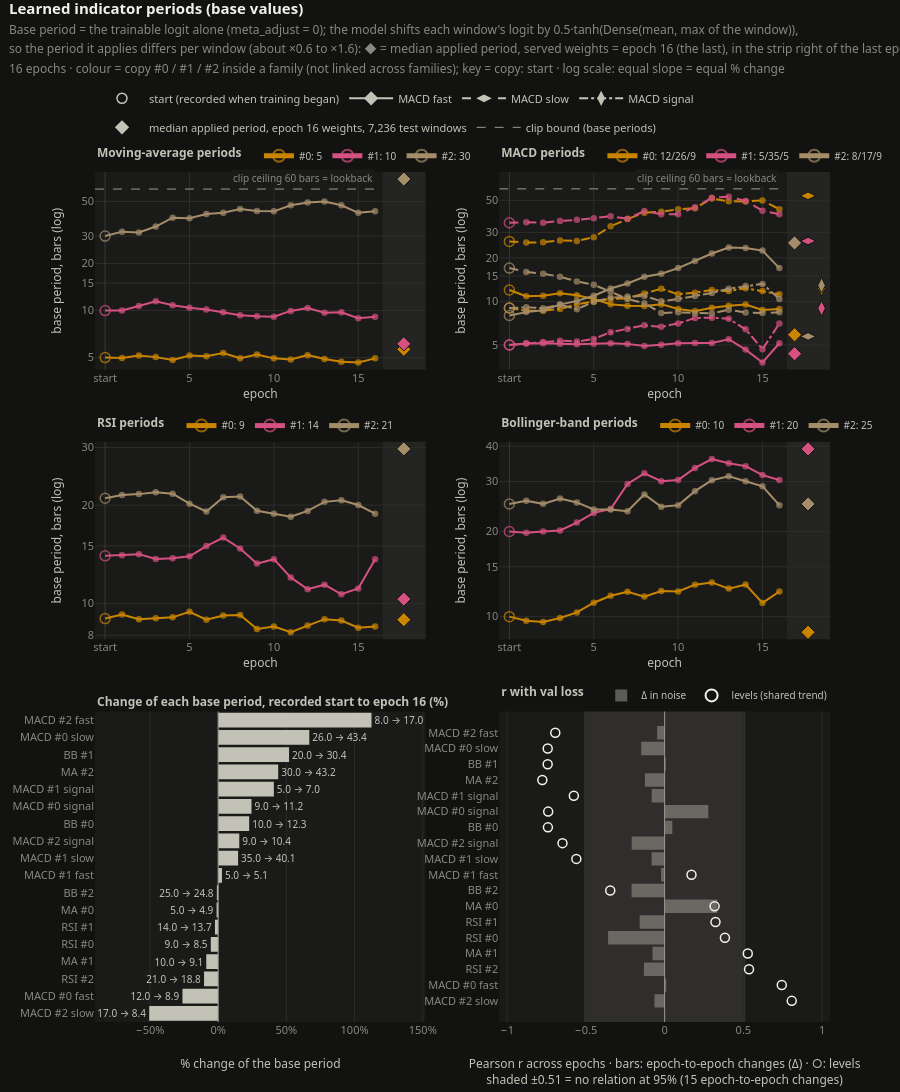

Notebook cell for this chart:
### Markdown cell above
## Learned indicator periods

Base periods per epoch; the diamonds are the median applied (per-window shifted) periods of the served weights on the test windows. A second figure draws every registered family, one panel per family.

### Code cell
applied = applied_periods(blocks["predictor"], blocks["blocks"]["test"]["X_model"], block="test")
Visualizations.build("indicator_evolution", metrics, cfg, applied=applied).show()
Visualizations.build("indicator_family_periods", metrics, cfg, applied=applied).show()
indicator_applied_periods(applied, cfg, metrics=metrics).show()
AT.styled(indicator_summary(metrics, cfg, applied=applied))
